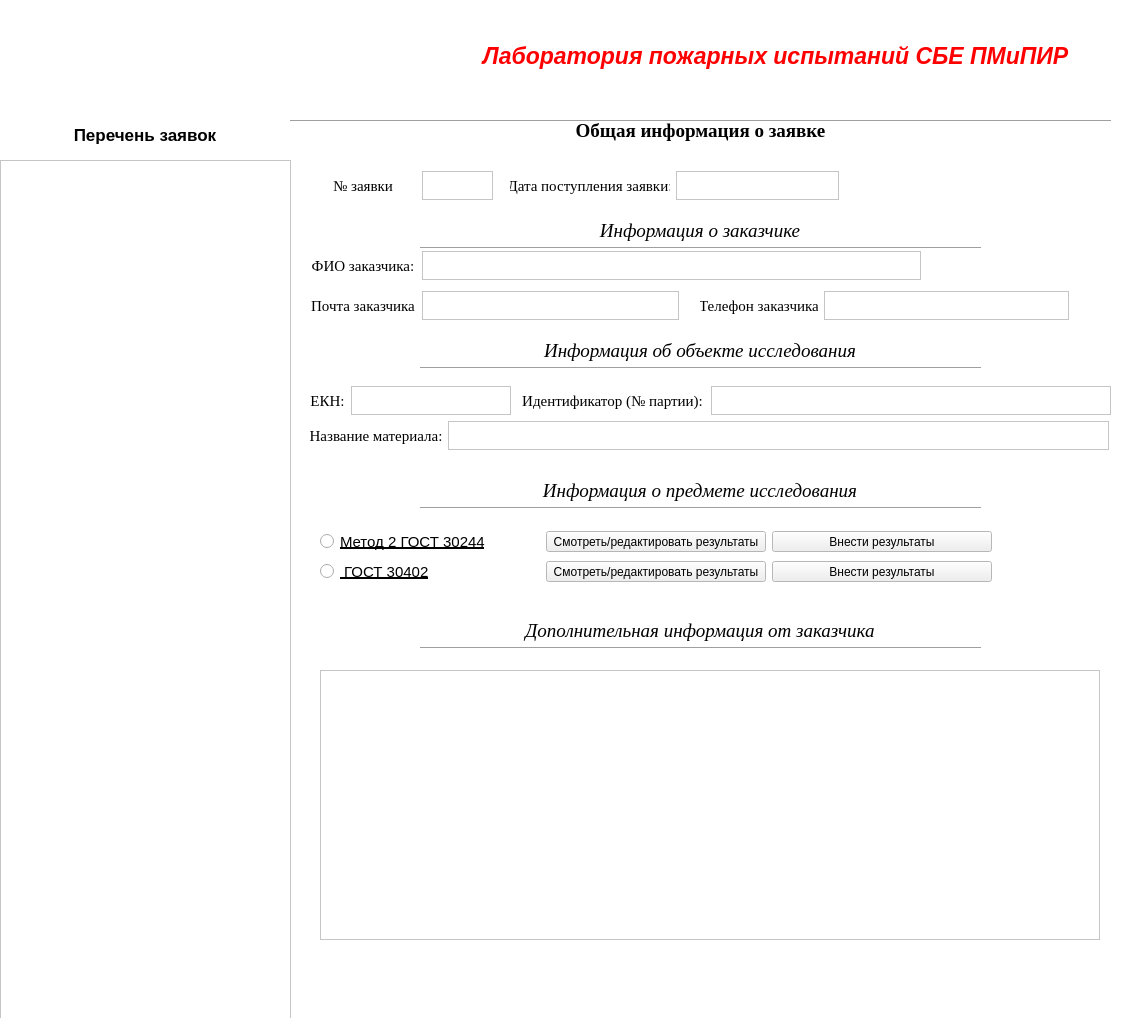
<?xml version="1.0" encoding="UTF-8"?>
<ui version="4.0">
 <class>LPIApp</class>
 <widget class="QWidget" name="LPIApp">
  <property name="geometry">
   <rect>
    <x>0</x>
    <y>0</y>
    <width>1123</width>
    <height>1018</height>
   </rect>
  </property>
  <property name="palette">
   <palette>
    <active>
     <colorrole role="Base">
      <brush brushstyle="SolidPattern">
       <color alpha="255">
        <red>255</red>
        <green>255</green>
        <blue>255</blue>
       </color>
      </brush>
     </colorrole>
     <colorrole role="Window">
      <brush brushstyle="SolidPattern">
       <color alpha="255">
        <red>255</red>
        <green>255</green>
        <blue>255</blue>
       </color>
      </brush>
     </colorrole>
    </active>
    <inactive>
     <colorrole role="Base">
      <brush brushstyle="SolidPattern">
       <color alpha="255">
        <red>255</red>
        <green>255</green>
        <blue>255</blue>
       </color>
      </brush>
     </colorrole>
     <colorrole role="Window">
      <brush brushstyle="SolidPattern">
       <color alpha="255">
        <red>255</red>
        <green>255</green>
        <blue>255</blue>
       </color>
      </brush>
     </colorrole>
    </inactive>
    <disabled>
     <colorrole role="Base">
      <brush brushstyle="SolidPattern">
       <color alpha="255">
        <red>255</red>
        <green>255</green>
        <blue>255</blue>
       </color>
      </brush>
     </colorrole>
     <colorrole role="Window">
      <brush brushstyle="SolidPattern">
       <color alpha="255">
        <red>255</red>
        <green>255</green>
        <blue>255</blue>
       </color>
      </brush>
     </colorrole>
    </disabled>
   </palette>
  </property>
  <property name="windowTitle">
   <string>LPI TN</string>
  </property>
  <widget class="QListWidget" name="listWidget">
   <property name="geometry">
    <rect>
     <x>0</x>
     <y>160</y>
     <width>291</width>
     <height>861</height>
    </rect>
   </property>
   <property name="minimumSize">
    <size>
     <width>290</width>
     <height>860</height>
    </size>
   </property>
  </widget>
  <widget class="QLabel" name="label">
   <property name="geometry">
    <rect>
     <x>460</x>
     <y>20</y>
     <width>631</width>
     <height>71</height>
    </rect>
   </property>
   <property name="palette">
    <palette>
     <active>
      <colorrole role="WindowText">
       <brush brushstyle="SolidPattern">
        <color alpha="255">
         <red>255</red>
         <green>0</green>
         <blue>0</blue>
        </color>
       </brush>
      </colorrole>
     </active>
     <inactive>
      <colorrole role="WindowText">
       <brush brushstyle="SolidPattern">
        <color alpha="255">
         <red>255</red>
         <green>0</green>
         <blue>0</blue>
        </color>
       </brush>
      </colorrole>
     </inactive>
     <disabled>
      <colorrole role="WindowText">
       <brush brushstyle="SolidPattern">
        <color alpha="255">
         <red>120</red>
         <green>120</green>
         <blue>120</blue>
        </color>
       </brush>
      </colorrole>
     </disabled>
    </palette>
   </property>
   <property name="font">
    <font>
     <pointsize>17</pointsize>
     <weight>75</weight>
     <italic>true</italic>
     <bold>true</bold>
    </font>
   </property>
   <property name="text">
    <string>Лаборатория пожарных испытаний СБЕ ПМиПИР</string>
   </property>
   <property name="alignment">
    <set>Qt::AlignCenter</set>
   </property>
  </widget>
  <widget class="Line" name="line">
   <property name="geometry">
    <rect>
     <x>290</x>
     <y>113</y>
     <width>821</width>
     <height>16</height>
    </rect>
   </property>
   <property name="orientation">
    <enum>Qt::Horizontal</enum>
   </property>
  </widget>
  <widget class="QLabel" name="label_2">
   <property name="geometry">
    <rect>
     <x>430</x>
     <y>120</y>
     <width>541</width>
     <height>21</height>
    </rect>
   </property>
   <property name="font">
    <font>
     <family>Times New Roman</family>
     <pointsize>14</pointsize>
     <weight>75</weight>
     <bold>true</bold>
    </font>
   </property>
   <property name="text">
    <string>Общая информация о заявке</string>
   </property>
   <property name="alignment">
    <set>Qt::AlignCenter</set>
   </property>
  </widget>
  <widget class="QWidget" name="layoutWidget">
   <property name="geometry">
    <rect>
     <x>310</x>
     <y>290</y>
     <width>371</width>
     <height>31</height>
    </rect>
   </property>
   <layout class="QHBoxLayout" name="horizontalLayout_2">
    <item>
     <widget class="QLabel" name="label_4">
      <property name="maximumSize">
       <size>
        <width>106</width>
        <height>29</height>
       </size>
      </property>
      <property name="font">
       <font>
        <family>Times New Roman</family>
        <pointsize>11</pointsize>
       </font>
      </property>
      <property name="text">
       <string>Почта заказчика</string>
      </property>
      <property name="alignment">
       <set>Qt::AlignCenter</set>
      </property>
     </widget>
    </item>
    <item>
     <widget class="QPlainTextEdit" name="CustMailWidget">
      <property name="maximumSize">
       <size>
        <width>257</width>
        <height>29</height>
       </size>
      </property>
      <property name="font">
       <font>
        <family>Times New Roman</family>
        <pointsize>11</pointsize>
       </font>
      </property>
      <property name="acceptDrops">
       <bool>false</bool>
      </property>
      <property name="readOnly">
       <bool>true</bool>
      </property>
     </widget>
    </item>
   </layout>
  </widget>
  <widget class="QWidget" name="layoutWidget_2">
   <property name="geometry">
    <rect>
     <x>510</x>
     <y>170</y>
     <width>331</width>
     <height>31</height>
    </rect>
   </property>
   <layout class="QHBoxLayout" name="horizontalLayout_3">
    <item>
     <widget class="QLabel" name="label_6">
      <property name="maximumSize">
       <size>
        <width>160</width>
        <height>29</height>
       </size>
      </property>
      <property name="font">
       <font>
        <family>Times New Roman</family>
        <pointsize>11</pointsize>
       </font>
      </property>
      <property name="text">
       <string>Дата поступления заявки:</string>
      </property>
      <property name="alignment">
       <set>Qt::AlignCenter</set>
      </property>
     </widget>
    </item>
    <item>
     <widget class="QPlainTextEdit" name="DateINWidget">
      <property name="maximumSize">
       <size>
        <width>163</width>
        <height>29</height>
       </size>
      </property>
      <property name="font">
       <font>
        <family>Times New Roman</family>
        <pointsize>11</pointsize>
       </font>
      </property>
      <property name="acceptDrops">
       <bool>false</bool>
      </property>
      <property name="readOnly">
       <bool>true</bool>
      </property>
     </widget>
    </item>
   </layout>
  </widget>
  <widget class="QWidget" name="layoutWidget_3">
   <property name="geometry">
    <rect>
     <x>700</x>
     <y>290</y>
     <width>371</width>
     <height>31</height>
    </rect>
   </property>
   <layout class="QHBoxLayout" name="horizontalLayout_4">
    <item>
     <widget class="QLabel" name="label_7">
      <property name="maximumSize">
       <size>
        <width>118</width>
        <height>29</height>
       </size>
      </property>
      <property name="font">
       <font>
        <family>Times New Roman</family>
        <pointsize>11</pointsize>
       </font>
      </property>
      <property name="text">
       <string>Телефон заказчика</string>
      </property>
      <property name="alignment">
       <set>Qt::AlignCenter</set>
      </property>
     </widget>
    </item>
    <item>
     <widget class="QPlainTextEdit" name="CustTelWidget">
      <property name="maximumSize">
       <size>
        <width>245</width>
        <height>29</height>
       </size>
      </property>
      <property name="font">
       <font>
        <family>Times New Roman</family>
        <pointsize>11</pointsize>
       </font>
      </property>
      <property name="acceptDrops">
       <bool>false</bool>
      </property>
      <property name="readOnly">
       <bool>true</bool>
      </property>
     </widget>
    </item>
   </layout>
  </widget>
  <widget class="QWidget" name="layoutWidget_4">
   <property name="geometry">
    <rect>
     <x>310</x>
     <y>250</y>
     <width>611</width>
     <height>31</height>
    </rect>
   </property>
   <layout class="QHBoxLayout" name="horizontalLayout_5">
    <item>
     <widget class="QLabel" name="label_8">
      <property name="minimumSize">
       <size>
        <width>106</width>
        <height>0</height>
       </size>
      </property>
      <property name="maximumSize">
       <size>
        <width>106</width>
        <height>29</height>
       </size>
      </property>
      <property name="font">
       <font>
        <family>Times New Roman</family>
        <pointsize>11</pointsize>
       </font>
      </property>
      <property name="text">
       <string>ФИО заказчика:</string>
      </property>
      <property name="alignment">
       <set>Qt::AlignCenter</set>
      </property>
     </widget>
    </item>
    <item>
     <widget class="QPlainTextEdit" name="CustNameWidget">
      <property name="maximumSize">
       <size>
        <width>500</width>
        <height>29</height>
       </size>
      </property>
      <property name="font">
       <font>
        <family>Times New Roman</family>
        <pointsize>11</pointsize>
       </font>
      </property>
      <property name="acceptDrops">
       <bool>false</bool>
      </property>
      <property name="readOnly">
       <bool>true</bool>
      </property>
     </widget>
    </item>
   </layout>
  </widget>
  <widget class="QWidget" name="layoutWidget_5">
   <property name="geometry">
    <rect>
     <x>420</x>
     <y>340</y>
     <width>561</width>
     <height>32</height>
    </rect>
   </property>
   <layout class="QVBoxLayout" name="verticalLayout_2">
    <item>
     <widget class="QLabel" name="label_9">
      <property name="maximumSize">
       <size>
        <width>560</width>
        <height>21</height>
       </size>
      </property>
      <property name="font">
       <font>
        <family>Times New Roman</family>
        <pointsize>14</pointsize>
        <weight>50</weight>
        <italic>true</italic>
        <bold>false</bold>
       </font>
      </property>
      <property name="text">
       <string>Информация об объекте исследования</string>
      </property>
      <property name="alignment">
       <set>Qt::AlignCenter</set>
      </property>
     </widget>
    </item>
    <item>
     <widget class="Line" name="line_3">
      <property name="orientation">
       <enum>Qt::Horizontal</enum>
      </property>
     </widget>
    </item>
   </layout>
  </widget>
  <widget class="QWidget" name="layoutWidget_6">
   <property name="geometry">
    <rect>
     <x>310</x>
     <y>380</y>
     <width>201</width>
     <height>41</height>
    </rect>
   </property>
   <layout class="QHBoxLayout" name="horizontalLayout_6">
    <item>
     <widget class="QLabel" name="label_10">
      <property name="font">
       <font>
        <family>Times New Roman</family>
        <pointsize>11</pointsize>
       </font>
      </property>
      <property name="text">
       <string>ЕКН:</string>
      </property>
      <property name="alignment">
       <set>Qt::AlignCenter</set>
      </property>
     </widget>
    </item>
    <item>
     <widget class="QPlainTextEdit" name="EknNumWidget">
      <property name="maximumSize">
       <size>
        <width>160</width>
        <height>29</height>
       </size>
      </property>
      <property name="font">
       <font>
        <family>Times New Roman</family>
        <pointsize>11</pointsize>
       </font>
      </property>
      <property name="acceptDrops">
       <bool>false</bool>
      </property>
      <property name="readOnly">
       <bool>true</bool>
      </property>
     </widget>
    </item>
   </layout>
  </widget>
  <widget class="QWidget" name="layoutWidget_7">
   <property name="geometry">
    <rect>
     <x>520</x>
     <y>380</y>
     <width>591</width>
     <height>41</height>
    </rect>
   </property>
   <layout class="QHBoxLayout" name="horizontalLayout_7">
    <item>
     <widget class="QLabel" name="label_11">
      <property name="font">
       <font>
        <family>Times New Roman</family>
        <pointsize>11</pointsize>
       </font>
      </property>
      <property name="text">
       <string>Идентификатор (№ партии):</string>
      </property>
      <property name="alignment">
       <set>Qt::AlignCenter</set>
      </property>
     </widget>
    </item>
    <item>
     <widget class="QPlainTextEdit" name="IdentNumWidget">
      <property name="maximumSize">
       <size>
        <width>400</width>
        <height>29</height>
       </size>
      </property>
      <property name="font">
       <font>
        <family>Times New Roman</family>
        <pointsize>11</pointsize>
       </font>
      </property>
      <property name="acceptDrops">
       <bool>false</bool>
      </property>
      <property name="readOnly">
       <bool>true</bool>
      </property>
     </widget>
    </item>
   </layout>
  </widget>
  <widget class="QWidget" name="layoutWidget_8">
   <property name="geometry">
    <rect>
     <x>420</x>
     <y>480</y>
     <width>561</width>
     <height>32</height>
    </rect>
   </property>
   <layout class="QVBoxLayout" name="verticalLayout_3">
    <item>
     <widget class="QLabel" name="label_12">
      <property name="maximumSize">
       <size>
        <width>560</width>
        <height>21</height>
       </size>
      </property>
      <property name="font">
       <font>
        <family>Times New Roman</family>
        <pointsize>14</pointsize>
        <weight>50</weight>
        <italic>true</italic>
        <bold>false</bold>
       </font>
      </property>
      <property name="text">
       <string>Информация о предмете исследования</string>
      </property>
      <property name="alignment">
       <set>Qt::AlignCenter</set>
      </property>
     </widget>
    </item>
    <item>
     <widget class="Line" name="line_4">
      <property name="orientation">
       <enum>Qt::Horizontal</enum>
      </property>
     </widget>
    </item>
   </layout>
  </widget>
  <widget class="QWidget" name="layoutWidget_9">
   <property name="geometry">
    <rect>
     <x>310</x>
     <y>420</y>
     <width>801</width>
     <height>31</height>
    </rect>
   </property>
   <layout class="QHBoxLayout" name="horizontalLayout_8">
    <item>
     <widget class="QLabel" name="label_13">
      <property name="maximumSize">
       <size>
        <width>132</width>
        <height>29</height>
       </size>
      </property>
      <property name="font">
       <font>
        <family>Times New Roman</family>
        <pointsize>11</pointsize>
       </font>
      </property>
      <property name="text">
       <string>Название материала:</string>
      </property>
      <property name="alignment">
       <set>Qt::AlignCenter</set>
      </property>
     </widget>
    </item>
    <item>
     <widget class="QPlainTextEdit" name="EknNum_2">
      <property name="sizePolicy">
       <sizepolicy hsizetype="Expanding" vsizetype="Fixed">
        <horstretch>0</horstretch>
        <verstretch>0</verstretch>
       </sizepolicy>
      </property>
      <property name="maximumSize">
       <size>
        <width>661</width>
        <height>29</height>
       </size>
      </property>
      <property name="font">
       <font>
        <family>Times New Roman</family>
        <pointsize>11</pointsize>
       </font>
      </property>
      <property name="acceptDrops">
       <bool>false</bool>
      </property>
      <property name="readOnly">
       <bool>true</bool>
      </property>
     </widget>
    </item>
   </layout>
  </widget>
  <widget class="QWidget" name="layoutWidget">
   <property name="geometry">
    <rect>
     <x>310</x>
     <y>170</y>
     <width>185</width>
     <height>31</height>
    </rect>
   </property>
   <layout class="QHBoxLayout" name="horizontalLayout">
    <item>
     <widget class="QLabel" name="label_3">
      <property name="minimumSize">
       <size>
        <width>106</width>
        <height>29</height>
       </size>
      </property>
      <property name="maximumSize">
       <size>
        <width>106</width>
        <height>29</height>
       </size>
      </property>
      <property name="font">
       <font>
        <family>Times New Roman</family>
        <pointsize>11</pointsize>
       </font>
      </property>
      <property name="text">
       <string>№ заявки</string>
      </property>
      <property name="alignment">
       <set>Qt::AlignCenter</set>
      </property>
     </widget>
    </item>
    <item>
     <widget class="QPlainTextEdit" name="IncIDWidjget">
      <property name="maximumSize">
       <size>
        <width>71</width>
        <height>29</height>
       </size>
      </property>
      <property name="font">
       <font>
        <family>Times New Roman</family>
        <pointsize>11</pointsize>
       </font>
      </property>
      <property name="acceptDrops">
       <bool>false</bool>
      </property>
      <property name="readOnly">
       <bool>true</bool>
      </property>
     </widget>
    </item>
   </layout>
  </widget>
  <widget class="QWidget" name="layoutWidget">
   <property name="geometry">
    <rect>
     <x>420</x>
     <y>220</y>
     <width>561</width>
     <height>32</height>
    </rect>
   </property>
   <layout class="QVBoxLayout" name="verticalLayout">
    <item>
     <widget class="QLabel" name="label_5">
      <property name="maximumSize">
       <size>
        <width>560</width>
        <height>21</height>
       </size>
      </property>
      <property name="font">
       <font>
        <family>Times New Roman</family>
        <pointsize>14</pointsize>
        <weight>50</weight>
        <italic>true</italic>
        <bold>false</bold>
       </font>
      </property>
      <property name="text">
       <string>Информация о заказчике</string>
      </property>
      <property name="alignment">
       <set>Qt::AlignCenter</set>
      </property>
     </widget>
    </item>
    <item>
     <widget class="Line" name="line_2">
      <property name="orientation">
       <enum>Qt::Horizontal</enum>
      </property>
     </widget>
    </item>
   </layout>
  </widget>
  <widget class="QPlainTextEdit" name="AdditionalnfoWidget">
   <property name="geometry">
    <rect>
     <x>320</x>
     <y>670</y>
     <width>780</width>
     <height>270</height>
    </rect>
   </property>
   <property name="maximumSize">
    <size>
     <width>780</width>
     <height>270</height>
    </size>
   </property>
   <property name="readOnly">
    <bool>true</bool>
   </property>
  </widget>
  <widget class="QWidget" name="layoutWidget_10">
   <property name="geometry">
    <rect>
     <x>420</x>
     <y>620</y>
     <width>561</width>
     <height>32</height>
    </rect>
   </property>
   <layout class="QVBoxLayout" name="verticalLayout_4">
    <item>
     <widget class="QLabel" name="label_14">
      <property name="maximumSize">
       <size>
        <width>560</width>
        <height>21</height>
       </size>
      </property>
      <property name="font">
       <font>
        <family>Times New Roman</family>
        <pointsize>14</pointsize>
        <weight>50</weight>
        <italic>true</italic>
        <bold>false</bold>
       </font>
      </property>
      <property name="text">
       <string>Дополнительная информация от заказчика</string>
      </property>
      <property name="alignment">
       <set>Qt::AlignCenter</set>
      </property>
     </widget>
    </item>
    <item>
     <widget class="Line" name="line_5">
      <property name="orientation">
       <enum>Qt::Horizontal</enum>
      </property>
     </widget>
    </item>
   </layout>
  </widget>
  <widget class="QLabel" name="label_15">
   <property name="geometry">
    <rect>
     <x>0</x>
     <y>110</y>
     <width>290</width>
     <height>50</height>
    </rect>
   </property>
   <property name="minimumSize">
    <size>
     <width>290</width>
     <height>50</height>
    </size>
   </property>
   <property name="maximumSize">
    <size>
     <width>290</width>
     <height>50</height>
    </size>
   </property>
   <property name="font">
    <font>
     <pointsize>13</pointsize>
     <weight>75</weight>
     <bold>true</bold>
     <strikeout>false</strikeout>
    </font>
   </property>
   <property name="text">
    <string>Перечень заявок</string>
   </property>
   <property name="alignment">
    <set>Qt::AlignCenter</set>
   </property>
  </widget>
  <widget class="QWidget" name="layoutWidget">
   <property name="geometry">
    <rect>
     <x>320</x>
     <y>530</y>
     <width>674</width>
     <height>23</height>
    </rect>
   </property>
   <layout class="QHBoxLayout" name="horizontalLayout_9">
    <item>
     <widget class="QRadioButton" name="CombGOSTButton">
      <property name="minimumSize">
       <size>
        <width>220</width>
        <height>0</height>
       </size>
      </property>
      <property name="maximumSize">
       <size>
        <width>220</width>
        <height>21</height>
       </size>
      </property>
      <property name="font">
       <font>
        <pointsize>11</pointsize>
        <underline>true</underline>
       </font>
      </property>
      <property name="text">
       <string>Метод 2 ГОСТ 30244</string>
      </property>
      <property name="checkable">
       <bool>false</bool>
      </property>
     </widget>
    </item>
    <item>
     <widget class="QPushButton" name="CombLookButton">
      <property name="minimumSize">
       <size>
        <width>220</width>
        <height>0</height>
       </size>
      </property>
      <property name="maximumSize">
       <size>
        <width>220</width>
        <height>21</height>
       </size>
      </property>
      <property name="text">
       <string>Смотреть/редактировать результаты</string>
      </property>
     </widget>
    </item>
    <item>
     <widget class="QPushButton" name="CombAddButton">
      <property name="minimumSize">
       <size>
        <width>220</width>
        <height>0</height>
       </size>
      </property>
      <property name="maximumSize">
       <size>
        <width>220</width>
        <height>21</height>
       </size>
      </property>
      <property name="text">
       <string>Внести результаты</string>
      </property>
     </widget>
    </item>
   </layout>
  </widget>
  <widget class="QWidget" name="layoutWidget">
   <property name="geometry">
    <rect>
     <x>320</x>
     <y>560</y>
     <width>674</width>
     <height>23</height>
    </rect>
   </property>
   <layout class="QHBoxLayout" name="horizontalLayout_10">
    <item>
     <widget class="QRadioButton" name="FlamGOSTButton">
      <property name="minimumSize">
       <size>
        <width>220</width>
        <height>0</height>
       </size>
      </property>
      <property name="maximumSize">
       <size>
        <width>220</width>
        <height>21</height>
       </size>
      </property>
      <property name="font">
       <font>
        <pointsize>11</pointsize>
        <underline>true</underline>
       </font>
      </property>
      <property name="text">
       <string> ГОСТ 30402</string>
      </property>
     </widget>
    </item>
    <item>
     <widget class="QPushButton" name="FlamLookButton">
      <property name="minimumSize">
       <size>
        <width>220</width>
        <height>0</height>
       </size>
      </property>
      <property name="maximumSize">
       <size>
        <width>220</width>
        <height>21</height>
       </size>
      </property>
      <property name="text">
       <string>Смотреть/редактировать результаты</string>
      </property>
     </widget>
    </item>
    <item>
     <widget class="QPushButton" name="FlamAddButton">
      <property name="minimumSize">
       <size>
        <width>220</width>
        <height>0</height>
       </size>
      </property>
      <property name="maximumSize">
       <size>
        <width>220</width>
        <height>21</height>
       </size>
      </property>
      <property name="text">
       <string>Внести результаты</string>
      </property>
     </widget>
    </item>
   </layout>
  </widget>
 </widget>
 <resources/>
 <connections/>
</ui>
